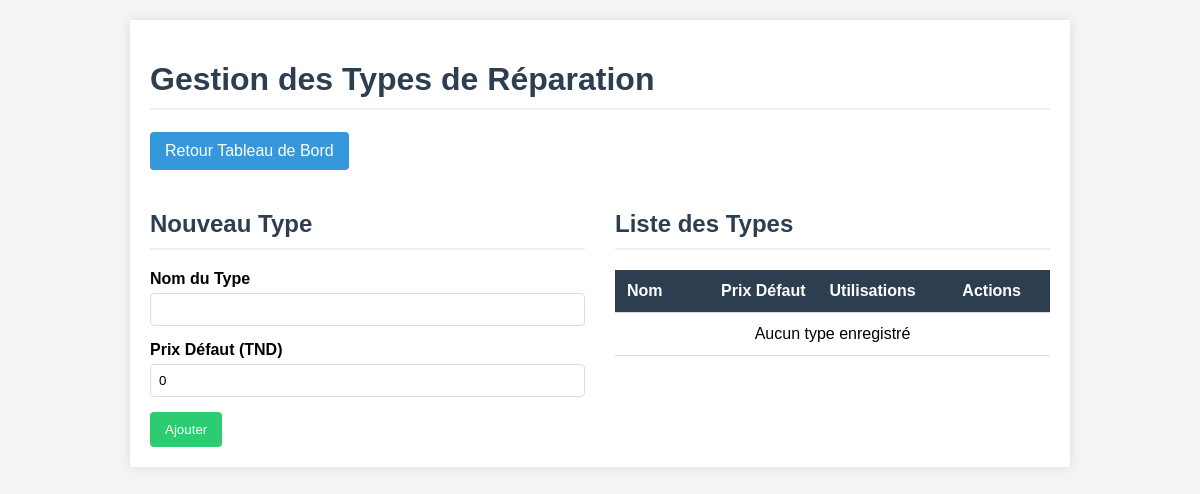
The page /index.php?route=types_create on the database as committed earlier.
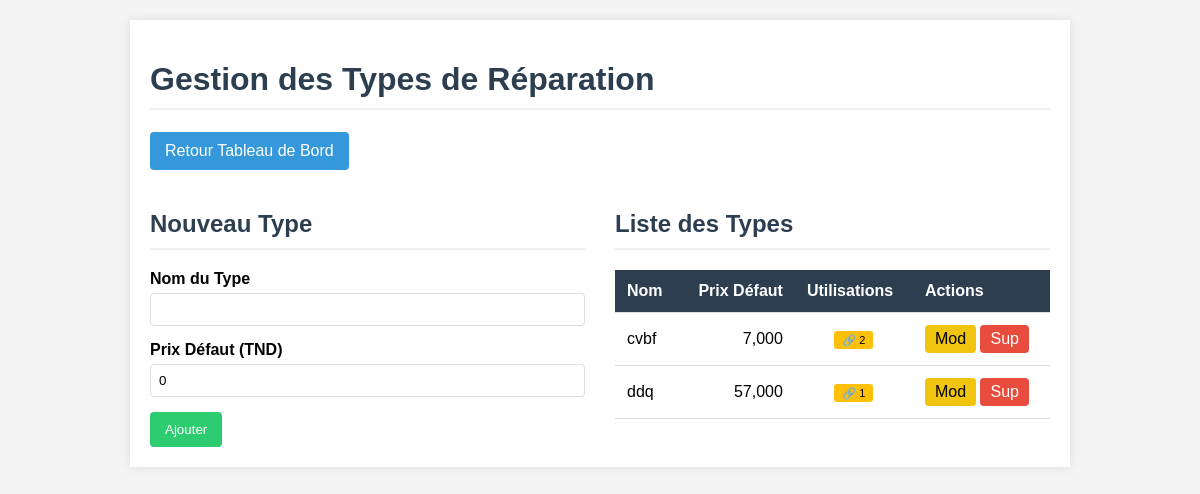
The same page on the database as committed later.
### tables this page shows
CREATE TABLE IF NOT EXISTS `repair_types` (
  `id` int NOT NULL AUTO_INCREMENT,
  `name` varchar(100) NOT NULL,
  `default_price` decimal(10,3) DEFAULT '0.000',
  `created_at` timestamp NOT NULL DEFAULT CURRENT_TIMESTAMP,
  PRIMARY KEY (`id`)
);

### src/controllers/RepairTypeController.php (called while the page is built, shortened)
<?php
class RepairTypeController {
    private $model;
    public function __construct() {
        $this->model = new RepairType();
    }
    public function create() {
        $types = $this->model->getAll();
        $type = null;
        include 'views/repair_type_form.php';
    }
}

### src/models/Database.php (called while the page is built)
<?php
class Database {
    private static $instance = null;
    private $pdo;
    private function __construct() {
        try {
            $dsn = "mysql:host=" . DB_HOST . ";dbname=" . DB_NAME . ";charset=utf8mb4";
            $this->pdo = new PDO($dsn, DB_USER, DB_PASS);
            $this->pdo->setAttribute(PDO::ATTR_ERRMODE, PDO::ERRMODE_EXCEPTION);
            $this->pdo->setAttribute(PDO::ATTR_DEFAULT_FETCH_MODE, PDO::FETCH_ASSOC);
        } catch (PDOException $e) {
            die("Erreur de connexion : " . $e->getMessage());
        }
    }
    public static function getInstance() {
        if (self::$instance === null) {
            self::$instance = new self();
        }
        return self::$instance;
    }
    public function getConnection() {
        return $this->pdo;
    }
}

### src/models/RepairType.php (called while the page is built, shortened)
<?php
class RepairType {
    private $db;
    public function __construct() {
        $this->db = Database::getInstance()->getConnection();
    }
    public function getAll() {
        $stmt = $this->db->query("SELECT * FROM repair_types ORDER BY name ASC");
        return $stmt->fetchAll();
    }
    public function getUsageCount($id) {
        $stmt = $this->db->prepare("SELECT COUNT(*) as count FROM invoice_lines WHERE repair_type_id = ?");
        $stmt->execute([$id]);
        $result = $stmt->fetch();
        return $result['count'];
    }
}

### src/views/repair_type_form.php (the view, shortened to what the changed rows need)
<!DOCTYPE html>
<html lang="fr">
<head>
</head>
<body>
    <div class="container">
        <h1>Gestion des Types de Réparation</h1>
        <div class="form-section">
            <div class="form-panel">
                <h2><?php echo $type ? 'Modifier Type' : 'Nouveau Type'; ?></h2>
            </div>
            <div class="list-panel">
                <h2>Liste des Types</h2>
                <table>
                    <thead>
                        <tr>
                            <th>Nom</th>
                            <th class="text-right">Prix Défaut</th>
                            <th>Utilisations</th>
                            <th>Actions</th>
                        </tr>
                    </thead>
                    <tbody>
                        <?php if(empty($types)): ?>
                        <tr>
                            <td colspan="4" style="text-align:center;">Aucun type enregistré</td>
                        </tr>
                        <?php else: ?>
                            <?php foreach ($types as $t):
                                $usageCount = $this->model->getUsageCount($t['id']);
                            ?>
                            <tr>
                                <td><?php echo htmlspecialchars($t['name']); ?></td>
                                <td class="text-right"><?php echo number_format($t['default_price'], 3, ',', ' '); ?></td>
                                <td style="text-align: center;">
                                    <?php if($usageCount > 0): ?>
                                        <span style="background: #ffc107; padding: 3px 8px; border-radius: 3px; font-size: 11px;">
                                            🔗 <?php echo $usageCount; ?>
                                        </span>
                                    <?php else: ?>
                                        <span style="color: #2ecc71;">✓ Libre</span>
                                    <?php endif; ?>
                                </td>
                                <td>
                                    <a href="index.php?route=types_edit&id=<?php echo $t['id']; ?>" class="btn btn-warning" style="padding:5px 10px;">Mod</a>
                                    <a href="index.php?route=types_delete&id=<?php echo $t['id']; ?>"
                                       class="btn btn-danger delete-btn"
                                       <?php if($usageCount > 0): ?>
                                           onclick="return confirm('⚠️ Ce type est utilisé dans <?php echo $usageCount; ?> facture(s). Voulez-vous vraiment essayer de le supprimer ?')"
                                       <?php else: ?>
                                           onclick="return confirm('Supprimer ce type de réparation ?')"
                                       <?php endif; ?>
                                    >Sup</a>
                                </td>
                            </tr>
                            <?php endforeach; ?>
                        <?php endif; ?>
                    </tbody>
                </table>
            </div>
        </div>
    </div>
</body>
</html>

Rows that differ between the two databases and show on the page:
added repair_types: name "cvbf", default_price "7,000", id "2"
added repair_types: name "ddq", default_price "57,000", id "1"
Other text that changed with them:
text no longer shown: "Aucun type enregistré"
